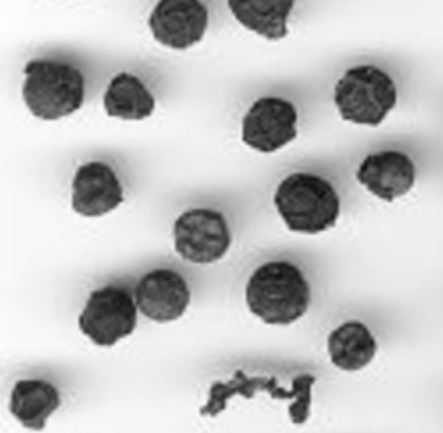
#> input picture Images/figs/ex.png, 443 x 433 px
$ python ExtraPoints_Exercise.py
#> lines starting #> are read from the running program, lines starting #| are printed output that depends on the picture; after the words box and inside, x2 and y2 are one past the last pixel; in counts of white or black regions, pixels touching at a corner belong together
# %%
import imageio
import matplotlib.pyplot as plt
from scipy.signal import convolve2d
import numpy as np
import cv2

# %% Plot together
def myplot(orig, current, title=""):
    fig, axs = plt.subplots(1,2, figsize=(10,5))
    axs[0].imshow(orig)
    axs[1].imshow(current)
    if title != "":
        plt.title(title)
    plt.show()

# Read the image using imageio
img = imageio.imread('figs/ex.png')
#> img is the input picture: shape (433, 443, 4); mean R, G, B, A 193.9, 193.9, 194, 255
myplot(img, img)
#> in myplot, `plt.show()`:
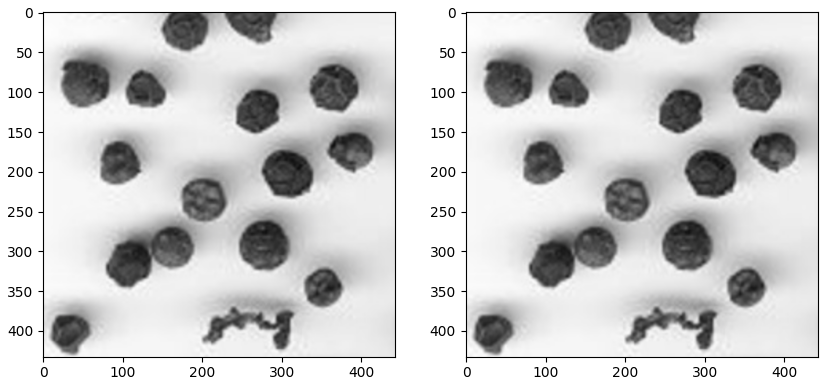
#> figure drawn by matplotlib, 2 panels

# %% Gaussian filter with openCV
blur_size = 11
blurred_image = cv2.GaussianBlur(img, (blur_size, blur_size), 0)
myplot(img, blurred_image)

# %% Plot histogram of image
plt.hist(blurred_image[:,:,0].flatten(), bins=50)
plt.show()
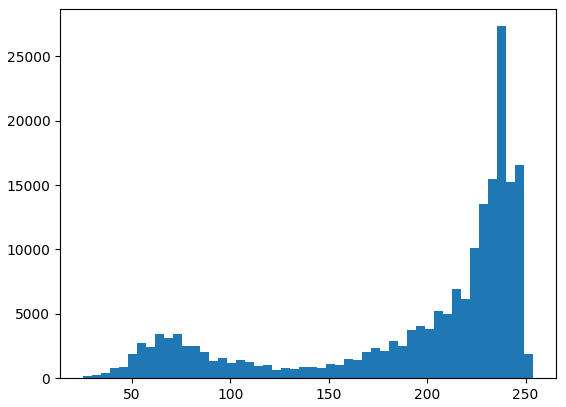
#> figure drawn by matplotlib, 1 panel; tallest bar 27348 high, from x = 235.7 to 240.3

# %% Thresholding
th_img = blurred_image[:,:,0] < 120
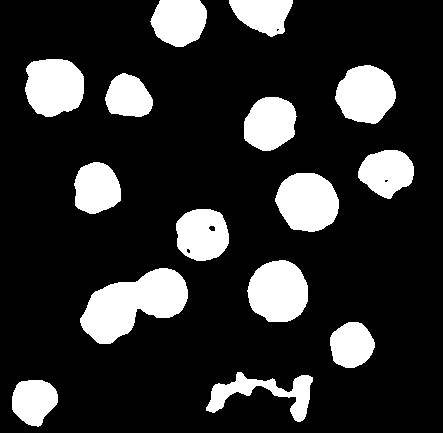
#> th_img: shape (433, 443) bool; 18.1% white; 15 white regions, largest, box (x1, y1, x2, y2) and area: (80, 268, 188, 344) 4724, (247, 260, 308, 322) 2973, (275, 173, 339, 232) 2922
myplot(img, th_img)
#> call 3 of myplot, with title = ''
#> in myplot (call 3), `plt.show()`:
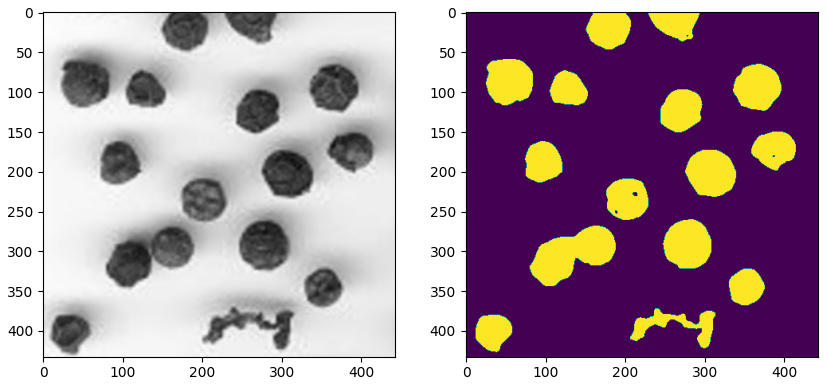
#> figure drawn by matplotlib, 2 panels


# %% Morphological operations
size = 10
kernel = np.ones((size,size), np.uint8)

closed_im = cv2.morphologyEx(th_img.astype(np.uint8), cv2.MORPH_CLOSE, kernel)
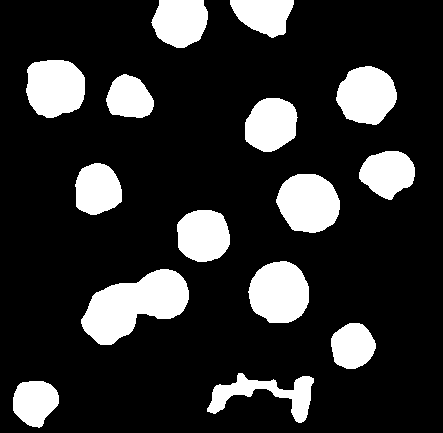
#> closed_im: shape (433, 443); values 0 (black) and 1 (white), 18.3% white; 15 white regions, largest, box (x1, y1, x2, y2) and area: (81, 269, 189, 345) 4748, (248, 261, 309, 323) 2973, (276, 174, 340, 233) 2922
myplot(closed_im, img)
# %% Connected components
num_labels, labels = cv2.connectedComponents(closed_im)
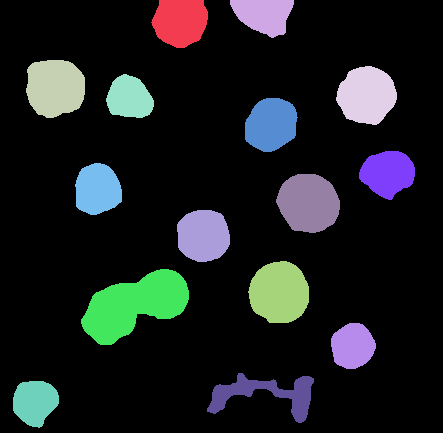
#> labels: shape (433, 443) int32; 16 distinct labels, from 0 to 15; one colour per label, 0 black
#> num_labels = 16

myplot(img, labels, f"Number of labels: {num_labels}")

$ run again, with Images/figs/aquabmx1.png copied over Images/figs/ex.png
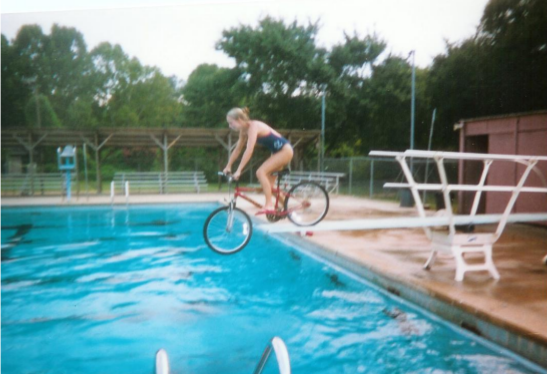
#> input picture Images/figs/aquabmx1.png, 547 x 374 px
#> img is the input picture: shape (374, 547, 3); mean R, G, B 107.3, 143.5, 144.3
#> `th_img = blurred_image[:,:,0] < 120`:
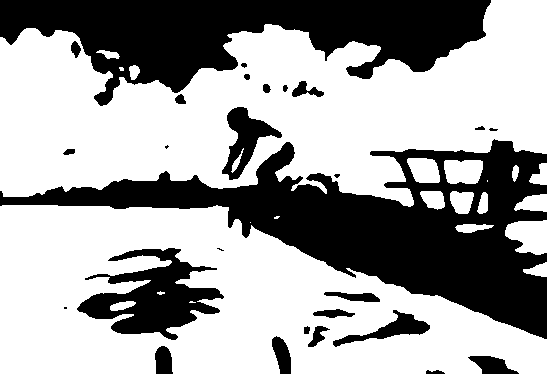
#> th_img: shape (374, 547) bool; 63.5% white; 27 black regions (5 under 20 px), largest, box (x1, y1, x2, y2) and area: (0, 139, 547, 339) 36242, (0, 0, 491, 106) 26401, (77, 248, 224, 340) 6328
#> closed_im: shape (374, 547); values 0 (black) and 1 (white), 67.4% white; 14 black regions, largest, box (x1, y1, x2, y2) and area: (34, 142, 547, 338) 32608, (0, 0, 491, 91) 25729, (116, 263, 217, 335) 3888
#> `num_labels, labels = cv2.connectedComponents(closed_im)`:
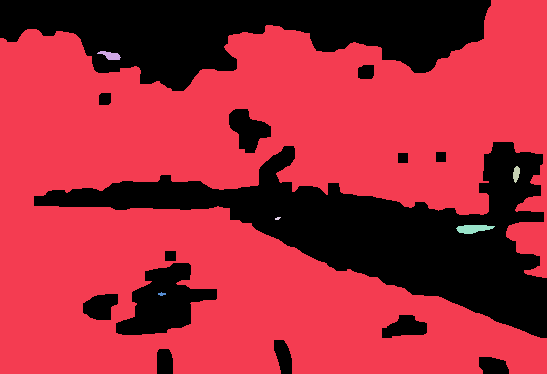
#> labels: shape (374, 547) int32; 7 distinct labels, from 0 to 6; one colour per label, 0 black
#> num_labels = 7
